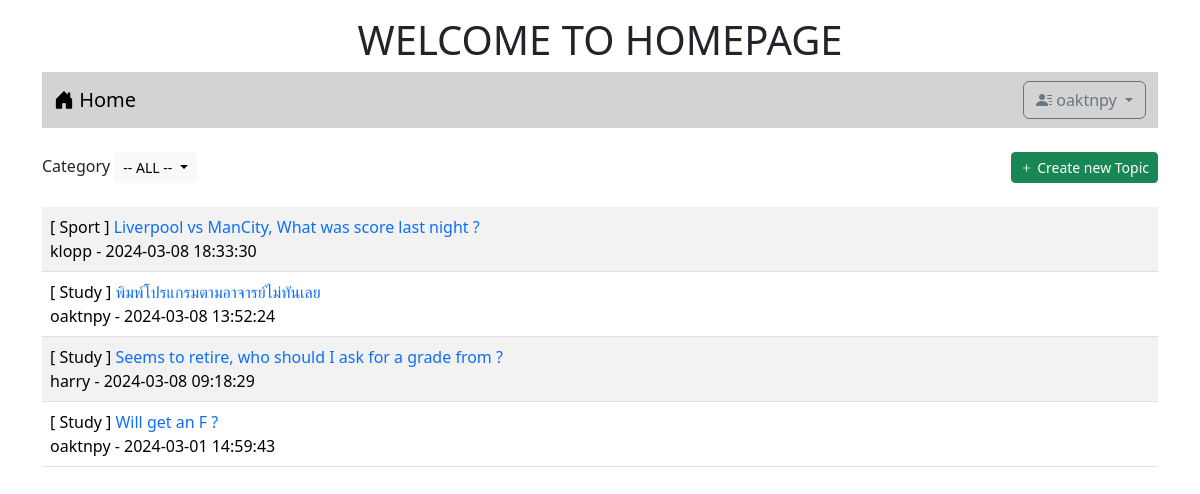
Page /index.php (signed in) on the committed database.
### tables this page shows
CREATE TABLE `post` (
  `id` int(11) NOT NULL,
  `title` varchar(128) NOT NULL,
  `content` varchar(2048) NOT NULL,
  `post_date` datetime NOT NULL,
  `cat_id` int(11) NOT NULL,
  `user_id` int(11) NOT NULL
);

CREATE TABLE `category` (
  `id` int(11) NOT NULL,
  `name` varchar(32) NOT NULL
);

CREATE TABLE `user` (
  `id` int(11) NOT NULL,
  `login` varchar(32) NOT NULL,
  `password` varchar(64) NOT NULL,
  `name` varchar(64) NOT NULL,
  `gender` char(1) NOT NULL,
  `email` varchar(32) NOT NULL,
  `role` char(1) NOT NULL
);

### index.php (the view, shortened to what this page needs)
<!DOCTYPE html>
<html lang="en">
<head>
    <link href="https://cdn.jsdelivr.net/npm/bootstrap@5.3.2/dist/css/bootstrap.min.css" rel="stylesheet">
    <link rel="stylesheet" href="https://cdn.jsdelivr.net/npm/bootstrap-icons@1.11.3/font/bootstrap-icons.min.css">
</head>
<body>
    <div class="container-lg">
        <h1 style="text-align: center;" class="mt-3">WELCOME TO HOMEPAGE</h1>
        <?php include "nav.php" ?>
        <div class="mt-4 d-flex justify-content-between">
        <div>
        <label>Category</label>
        <div class="btn-group">
            <button type="button" class="btn btn-light btn-sm dropdown-toggle" data-bs-toggle="dropdown" aria-expanded="false">
                <?php
                    if (isset($_GET['category']) && $_GET['category'] != 'all') {
                        $conn = new PDO("mysql:host=localhost;dbname=webboard;charset=utf8","root","");
                        $sql = "SELECT name FROM category WHERE id = " . $_GET['category'];
                        $result = $conn->query($sql);
                        $row = $result->fetch();
                        echo $row['name'];
                    } else {
                        echo '-- ALL --';
                    }
                ?>
            </button>
        </div>
    </div>
            <?php if (isset($_SESSION['id'])) { ?>
            <div>
                <a href="newpost.php" class="btn btn-success btn-sm"><i class="bi bi-plus"></i> Create new Topic</a>
            </div>
            <?php } ?>
        </div>
        <table class="table table-striped mt-4">
            <?php
                $conn = new PDO("mysql:host=localhost;dbname=webboard;charset=utf8","root","");
                $category_condition = (isset($_GET['category']) && $_GET['category'] != 'all') ? 'WHERE t3.id = ' . $_GET['category'] : '';
                $sql = "SELECT t3.name, t1.title, t1.id, t2.login, t1.post_date FROM post as t1
                    INNER JOIN user as t2 ON (t1.user_id = t2.id)
                    INNER JOIN category as t3 ON (t1.cat_id = t3.id)
                    $category_condition
                    ORDER BY t1.post_date DESC";
                $result = $conn->query($sql);
                while ($row = $result->fetch()) {
                    echo "<tr>";
                    echo "<td>[ $row[0] ] <a href=post.php?id=$row[2] style=text-decoration:none>$row[1]</a><br>$row[3] - $row[4]</td>";
                    echo "</td></tr>";
                }
            ?>
        </table>
    </div>
</body>
</html>

### rows in the picture
post: category.name "Sport", title "Liverpool vs ManCity, What was score last night ?", user.login "klopp", post_date "2024-03-08 18:33:30"
post: category.name "Study", title "พิมพ์โปรแกรมตามอาจารย์ไม่ทันเลย", user.login "oaktnpy", post_date "2024-03-08 13:52:24"
post: category.name "Study", title "Seems to retire, who should I ask for a grade from ?", user.login "harry", post_date "2024-03-08 09:18:29"
post: category.name "Study", title "Will get an F ?", user.login "oaktnpy", post_date "2024-03-01 14:59:43"

### other values in the picture
$_SESSION[username] "oaktnpy"
